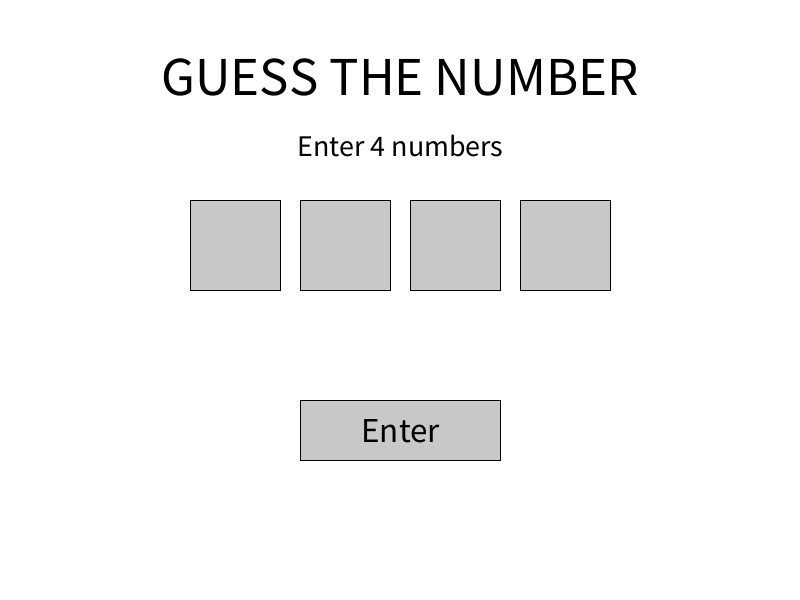
Frame 1 (no input)
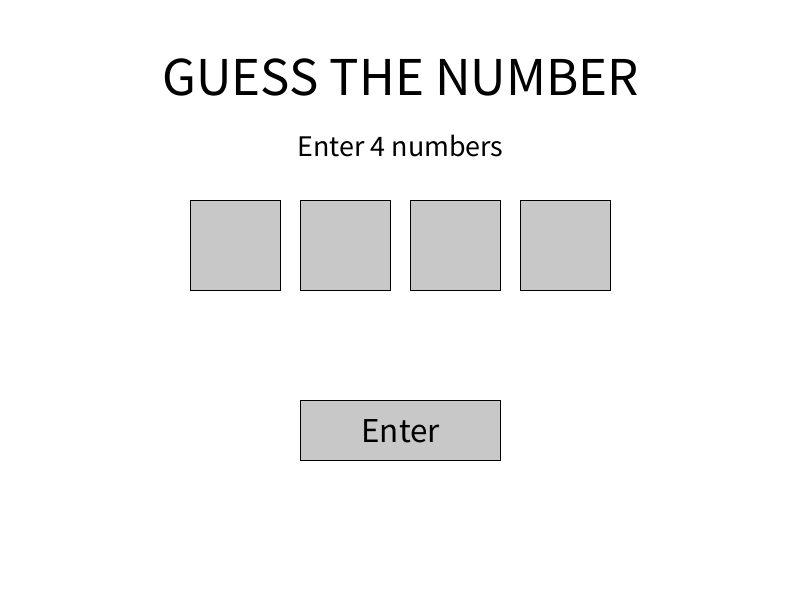
Frame 60 (the mouse pressed at the canvas centre just before this capture)
Frame 120 (the mouse held since frame 60 and released just before this capture): identical to frame 60, image omitted

The Processing sketch that drew these frames (run headless with seeded random() and noise(); from frame 60 on, the mouse is pressed at the canvas centre):

// Processing sketch: A1_Processing_java
// ── A1_Processing_java.pde
// ==================== window ====================
int WIDTH = 800;
int HEIGHT = 600;

color WHITE = color(255, 255, 255);
color BLACK = color(0, 0, 0);
color GREEN = color(50, 200, 50);
color YELLOW = color(230, 200, 50);
color RED = color(220, 60, 60);
color GRAY = color(200, 200, 200);

int[] answer = new int[4];
int[] guess = new int[4];
String[] result = new String[4];

int guessCount = 0;
String message = "";

// ==================== Setup ====================

void setup() {
  size(800, 600);
  surface.setTitle("Guess The Number");

  textAlign(CENTER, CENTER);

  for (int i = 0; i < 4; i++) {
    answer[i] = int(random(10));
  }

  println("Answer: " + answer[0] + answer[1]
    + answer[2] + answer[3]);
}

// ==================== check ====================

void checkAnswer() {
  if (guessCount == 4) {
    for (int i = 0; i < 4; i++) {
      if (guess[i] == answer[i]) {
        result[i] = "green";
      } else {
        boolean found = false;

        for (int j = 0; j < 4; j++) {
          if (guess[i] == answer[j]) {
            found = true;
          }
        }

        if (found) {
          result[i] = "yellow";
        } else {
          result[i] = "red";
        }
      }
    }

    boolean win = true;

    for (int i = 0; i < 4; i++) {
      if (guess[i] != answer[i]) {
        win = false;
      }
    }

    if (win) {
      message = "YOU WIN!";
    } else {
      message = "Try Again!";
      guessCount = 0;
    }
  }
}

// ==================== key press ====================

void keyPressed() {
  if (key >= '0' && key <= '9') {
    if (guessCount < 4) {
      guess[guessCount] = key - '0';
      guessCount++;
    }
  }

  if (key == BACKSPACE) {
    if (guessCount > 0) {
      guessCount--;
    }
  }

  if (key == ENTER || key == RETURN) {
    checkAnswer();
  }
}

// ==================== mouse ====================

void mousePressed() {
  if (mouseX >= 300 && mouseX <= 500
    && mouseY >= 400 && mouseY <= 460) {
    checkAnswer();
  }
}

// ==================== game ====================

void draw() {
  background(WHITE);

  fill(BLACK);
  textSize(55);
  text("GUESS THE NUMBER", WIDTH / 2, 75);

  textSize(30);
  text("Enter 4 numbers", WIDTH / 2, 145);

  int startX = 190;
  int y = 200;

  for (int i = 0; i < 4; i++) {
    int x = startX + i * 110;

    color boxColor = GRAY;

    if (result[i] != null) {
      if (result[i].equals("green")) {
        boxColor = GREEN;
      } else if (result[i].equals("yellow")) {
        boxColor = YELLOW;
      } else if (result[i].equals("red")) {
        boxColor = RED;
      }
    }

    fill(boxColor);
    rect(x, y, 90, 90);

    if (i < guessCount) {
      fill(BLACK);
      textSize(50);
      text(guess[i], x + 45, y + 45);
    }
  }

  fill(GRAY);
  rect(300, 400, 200, 60);

  fill(BLACK);
  textSize(35);
  text("Enter", WIDTH / 2, 430);

  textSize(40);
  text(message, WIDTH / 2, 340);
}
